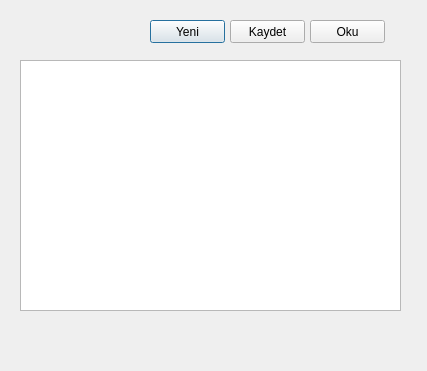
<?xml version="1.0" encoding="UTF-8"?>
<ui version="4.0">
 <class>Dialog</class>
 <widget class="QDialog" name="Dialog">
  <property name="geometry">
   <rect>
    <x>0</x>
    <y>0</y>
    <width>427</width>
    <height>371</height>
   </rect>
  </property>
  <property name="windowTitle">
   <string>Dialog</string>
  </property>
  <widget class="QPushButton" name="btnYeni">
   <property name="geometry">
    <rect>
     <x>150</x>
     <y>20</y>
     <width>75</width>
     <height>23</height>
    </rect>
   </property>
   <property name="text">
    <string>Yeni</string>
   </property>
   <property name="icon">
    <iconset>
     <normalon>:/dosyalar/images/file.png</normalon>
    </iconset>
   </property>
  </widget>
  <widget class="QPushButton" name="btnOku">
   <property name="geometry">
    <rect>
     <x>310</x>
     <y>20</y>
     <width>75</width>
     <height>23</height>
    </rect>
   </property>
   <property name="text">
    <string>Oku</string>
   </property>
   <property name="icon">
    <iconset>
     <normalon>:/dosyalar/images/folder.png</normalon>
    </iconset>
   </property>
  </widget>
  <widget class="QPushButton" name="btnKaydet">
   <property name="geometry">
    <rect>
     <x>230</x>
     <y>20</y>
     <width>75</width>
     <height>23</height>
    </rect>
   </property>
   <property name="text">
    <string>Kaydet</string>
   </property>
   <property name="icon">
    <iconset>
     <normalon>:/dosyalar/images/disk.png</normalon>
    </iconset>
   </property>
  </widget>
  <widget class="QPlainTextEdit" name="txtMetin">
   <property name="geometry">
    <rect>
     <x>20</x>
     <y>60</y>
     <width>381</width>
     <height>251</height>
    </rect>
   </property>
  </widget>
  <widget class="QDialogButtonBox" name="buttonBox">
   <property name="geometry">
    <rect>
     <x>75</x>
     <y>330</y>
     <width>321</width>
     <height>23</height>
    </rect>
   </property>
   <property name="standardButtons">
    <set>QDialogButtonBox::NoButton</set>
   </property>
  </widget>
 </widget>
 <resources/>
 <connections/>
</ui>
